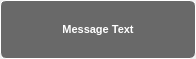
<?xml version="1.0" encoding="UTF-8"?>
<ui version="4.0">
 <class>EditorPopup</class>
 <widget class="QWidget" name="EditorPopup">
  <property name="windowModality">
   <enum>Qt::NonModal</enum>
  </property>
  <property name="geometry">
   <rect>
    <x>0</x>
    <y>0</y>
    <width>196</width>
    <height>59</height>
   </rect>
  </property>
  <property name="windowTitle">
   <string>EditorPopup</string>
  </property>
  <layout class="QGridLayout" name="gridLayout_2">
   <property name="margin">
    <number>0</number>
   </property>
   <property name="spacing">
    <number>0</number>
   </property>
   <item row="0" column="0">
    <layout class="QVBoxLayout" name="verticalLayout">
     <item>
      <widget class="QLabel" name="messageText">
       <property name="font">
        <font>
         <pointsize>8</pointsize>
         <weight>75</weight>
         <bold>true</bold>
        </font>
       </property>
       <property name="styleSheet">
        <string notr="true">QLabel
{	
	 color: white;
	 background: rgb(105, 105, 105);
     border: 1px solid black;
     border-radius: 6px;
	 border-color:white;
}</string>
       </property>
       <property name="frameShape">
        <enum>QFrame::StyledPanel</enum>
       </property>
       <property name="frameShadow">
        <enum>QFrame::Plain</enum>
       </property>
       <property name="text">
        <string>Message Text</string>
       </property>
       <property name="alignment">
        <set>Qt::AlignCenter</set>
       </property>
      </widget>
     </item>
    </layout>
   </item>
  </layout>
 </widget>
 <layoutdefault spacing="6" margin="11"/>
 <resources/>
 <connections/>
</ui>
